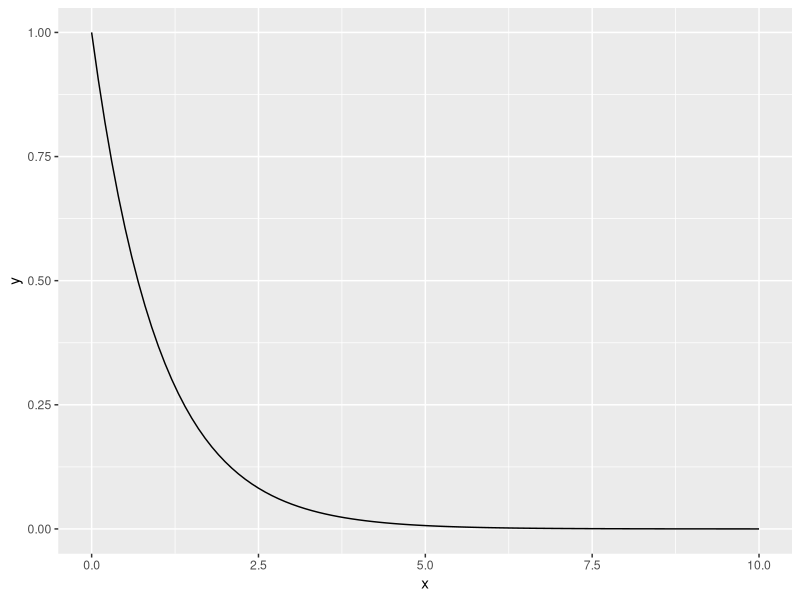

Here is the R script that generated this plot:
## ---- chunk 1
knitr::opts_chunk$set(echo = TRUE)
set.seed(11980)
## ---- chunk 2

male_1983_89 <- prop.test(x = 16, alternative = c("greater"), n = 26, p = 0.5)
female_1990_01 <- prop.test(x = 56, alternative = c("greater"), n = 75, p = 0.5)

print("Test 1")
male_1983_89

print("Test 2")
female_1990_01

## ---- chunk 3
bp <- c(115, 134, 131, 143, 130, 154, 119, 137, 155, 130, 110, 138)
## ---- chunk 4

t.test(bp, mu=129, conf.level = 0.95)

## ---- chunk 5
rain <- c(5.335, 5.345, 5.380, 5.520, 5.360, 6.285, 5.510, 5.340,
          5.395, 5.305, 5.190, 5.455, 5.350, 5.125, 5.340, 5.305,
          5.315, 5.330, 5.115, 5.265)
## ---- chunk 6

M <- median(rain)
M
rain_less_M = rain<M
#rain_less_M
#rain_greater_M = rain>M
n = length(rain)


prop.test(sum(rain_less_M), n, p=0.5)
#prop.test(sum(rain_greater_M), n, p=0.5)

lower_index <- round(n/2 - (qnorm(0.975)*sqrt(n))/2)
upper_index <- round(n/2 + (qnorm(0.975)*sqrt(n))/2 + 1)
#c(lower_index, upper_index)
rain_sorted = sort(rain);
rain_sorted[c(lower_index, upper_index)]

## ---- chunk 7
set.seed(1908)
## ---- chunk 8
exp_sample <- rexp(n = 10, rate = 1)
mean_1 <- mean(exp_sample)
std_1 <- sd(exp_sample)
## ---- chunk 9
library(ggplot2)

x <- seq(from = 0, to = 10, by = 0.1)
  
y <- dexp(x, rate = 1)

qplot(x,y,geom="line")

## ---- chunk 10

exp_sample_t_test <- t.test(exp_sample, mu=2, conf.level = 0.95)
two_sided_t <- t.test(exp_sample, alternative=c("two.sided"), mu=2, conf.level = 0.95)
exp_sample_t_test
two_sided_t

## ---- chunk 11

Z <- ((mean(exp_sample) - 2) / (sd(exp_sample)/sqrt(length(exp_sample))))
P <- 2 * pnorm(abs(Z), mean = 0, sd = 1, lower.tail = FALSE)

Z
P

